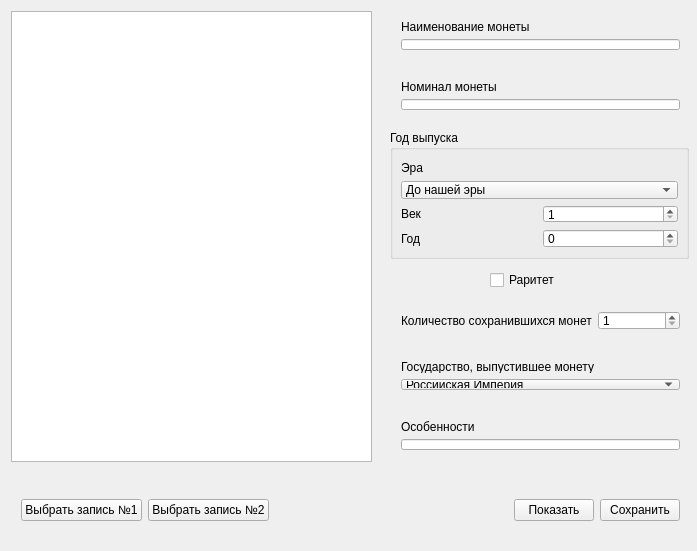
<?xml version="1.0" encoding="UTF-8"?>
<ui version="4.0">
 <class>NumismatistHandbook</class>
 <widget class="QMainWindow" name="NumismatistHandbook">
  <property name="geometry">
   <rect>
    <x>0</x>
    <y>0</y>
    <width>697</width>
    <height>551</height>
   </rect>
  </property>
  <property name="sizePolicy">
   <sizepolicy hsizetype="Fixed" vsizetype="Fixed">
    <horstretch>0</horstretch>
    <verstretch>0</verstretch>
   </sizepolicy>
  </property>
  <property name="minimumSize">
   <size>
    <width>697</width>
    <height>551</height>
   </size>
  </property>
  <property name="maximumSize">
   <size>
    <width>697</width>
    <height>551</height>
   </size>
  </property>
  <property name="windowTitle">
   <string>Нумизмат</string>
  </property>
  <widget class="QWidget" name="centralWidget">
   <widget class="QListWidget" name="listWidget">
    <property name="geometry">
     <rect>
      <x>11</x>
      <y>11</y>
      <width>361</width>
      <height>451</height>
     </rect>
    </property>
   </widget>
   <widget class="QWidget" name="verticalLayoutWidget">
    <property name="geometry">
     <rect>
      <x>390</x>
      <y>10</y>
      <width>301</width>
      <height>51</height>
     </rect>
    </property>
    <layout class="QVBoxLayout" name="nameLayout">
     <item>
      <widget class="QLabel" name="nameLabel">
       <property name="text">
        <string>Наименование монеты</string>
       </property>
      </widget>
     </item>
     <item>
      <widget class="QLineEdit" name="nameLineEdit">
       <property name="maxLength">
        <number>50</number>
       </property>
      </widget>
     </item>
    </layout>
   </widget>
   <widget class="QWidget" name="verticalLayoutWidget_2">
    <property name="geometry">
     <rect>
      <x>390</x>
      <y>70</y>
      <width>301</width>
      <height>51</height>
     </rect>
    </property>
    <layout class="QVBoxLayout" name="valueLayout">
     <item>
      <widget class="QLabel" name="valueLabel">
       <property name="text">
        <string>Номинал монеты</string>
       </property>
      </widget>
     </item>
     <item>
      <widget class="QLineEdit" name="valueLineEdit">
       <property name="maxLength">
        <number>30</number>
       </property>
      </widget>
     </item>
    </layout>
   </widget>
   <widget class="QCheckBox" name="rarityCheckBox">
    <property name="geometry">
     <rect>
      <x>490</x>
      <y>270</y>
      <width>81</width>
      <height>20</height>
     </rect>
    </property>
    <property name="text">
     <string>Раритет</string>
    </property>
   </widget>
   <widget class="QWidget" name="horizontalLayoutWidget_3">
    <property name="geometry">
     <rect>
      <x>390</x>
      <y>300</y>
      <width>301</width>
      <height>41</height>
     </rect>
    </property>
    <layout class="QHBoxLayout" name="numberLayout">
     <item>
      <widget class="QLabel" name="numberLabel">
       <property name="text">
        <string>Количество сохранившихся монет</string>
       </property>
      </widget>
     </item>
     <item>
      <widget class="QSpinBox" name="numberSpinBox">
       <property name="minimum">
        <number>1</number>
       </property>
       <property name="maximum">
        <number>1000</number>
       </property>
      </widget>
     </item>
    </layout>
   </widget>
   <widget class="QWidget" name="verticalLayoutWidget_4">
    <property name="geometry">
     <rect>
      <x>390</x>
      <y>350</y>
      <width>301</width>
      <height>51</height>
     </rect>
    </property>
    <layout class="QVBoxLayout" name="countryLayout">
     <item>
      <widget class="QLabel" name="countryLabel">
       <property name="text">
        <string>Государство, выпустившее монету</string>
       </property>
      </widget>
     </item>
     <item>
      <widget class="QComboBox" name="countryComboBox">
       <item>
        <property name="text">
         <string>Российская Империя</string>
        </property>
       </item>
       <item>
        <property name="text">
         <string>СССР</string>
        </property>
       </item>
       <item>
        <property name="text">
         <string>Россия</string>
        </property>
       </item>
      </widget>
     </item>
    </layout>
   </widget>
   <widget class="QWidget" name="verticalLayoutWidget_5">
    <property name="geometry">
     <rect>
      <x>390</x>
      <y>410</y>
      <width>301</width>
      <height>51</height>
     </rect>
    </property>
    <layout class="QVBoxLayout" name="qualitiesLayout">
     <item>
      <widget class="QLabel" name="qualitiesLabel">
       <property name="text">
        <string>Особенности</string>
       </property>
      </widget>
     </item>
     <item>
      <widget class="QLineEdit" name="qualitiesLineEdit">
       <property name="maxLength">
        <number>100</number>
       </property>
      </widget>
     </item>
    </layout>
   </widget>
   <widget class="QWidget" name="horizontalLayoutWidget_4">
    <property name="geometry">
     <rect>
      <x>10</x>
      <y>470</y>
      <width>681</width>
      <height>80</height>
     </rect>
    </property>
    <layout class="QHBoxLayout" name="buttonsLayout">
     <item>
      <widget class="QPushButton" name="firstPushButton">
       <property name="text">
        <string>Выбрать запись №1</string>
       </property>
      </widget>
     </item>
     <item>
      <widget class="QPushButton" name="secondPushButton">
       <property name="text">
        <string>Выбрать запись №2</string>
       </property>
      </widget>
     </item>
     <item>
      <spacer name="horizontalSpacer">
       <property name="orientation">
        <enum>Qt::Horizontal</enum>
       </property>
       <property name="sizeHint" stdset="0">
        <size>
         <width>40</width>
         <height>20</height>
        </size>
       </property>
      </spacer>
     </item>
     <item>
      <widget class="QPushButton" name="showPushButton">
       <property name="text">
        <string>Показать</string>
       </property>
      </widget>
     </item>
     <item>
      <widget class="QPushButton" name="savePushButton">
       <property name="text">
        <string>Сохранить</string>
       </property>
      </widget>
     </item>
    </layout>
   </widget>
   <widget class="QGroupBox" name="groupBox">
    <property name="geometry">
     <rect>
      <x>390</x>
      <y>130</y>
      <width>299</width>
      <height>129</height>
     </rect>
    </property>
    <property name="title">
     <string>Год выпуска</string>
    </property>
    <widget class="QWidget" name="verticalLayoutWidget_3">
     <property name="geometry">
      <rect>
       <x>0</x>
       <y>20</y>
       <width>299</width>
       <height>109</height>
      </rect>
     </property>
     <layout class="QVBoxLayout" name="eraLayout">
      <item>
       <widget class="QLabel" name="eraLabel">
        <property name="text">
         <string>Эра</string>
        </property>
       </widget>
      </item>
      <item>
       <widget class="QComboBox" name="eraComboBox">
        <item>
         <property name="text">
          <string>До нашей эры</string>
         </property>
        </item>
        <item>
         <property name="text">
          <string>Наша эра</string>
         </property>
        </item>
       </widget>
      </item>
      <item>
       <layout class="QHBoxLayout" name="centuryLayout">
        <item>
         <widget class="QLabel" name="centuryLabel">
          <property name="text">
           <string>Век</string>
          </property>
         </widget>
        </item>
        <item>
         <widget class="QSpinBox" name="centurySpinBox">
          <property name="minimum">
           <number>1</number>
          </property>
          <property name="maximum">
           <number>20</number>
          </property>
         </widget>
        </item>
       </layout>
      </item>
      <item>
       <layout class="QHBoxLayout" name="yearLayout">
        <item>
         <widget class="QLabel" name="yearLabel">
          <property name="text">
           <string>Год</string>
          </property>
         </widget>
        </item>
        <item>
         <widget class="QSpinBox" name="yearSpinBox"/>
        </item>
       </layout>
      </item>
     </layout>
    </widget>
   </widget>
  </widget>
 </widget>
 <layoutdefault spacing="6" margin="11"/>
 <resources/>
 <connections/>
</ui>
